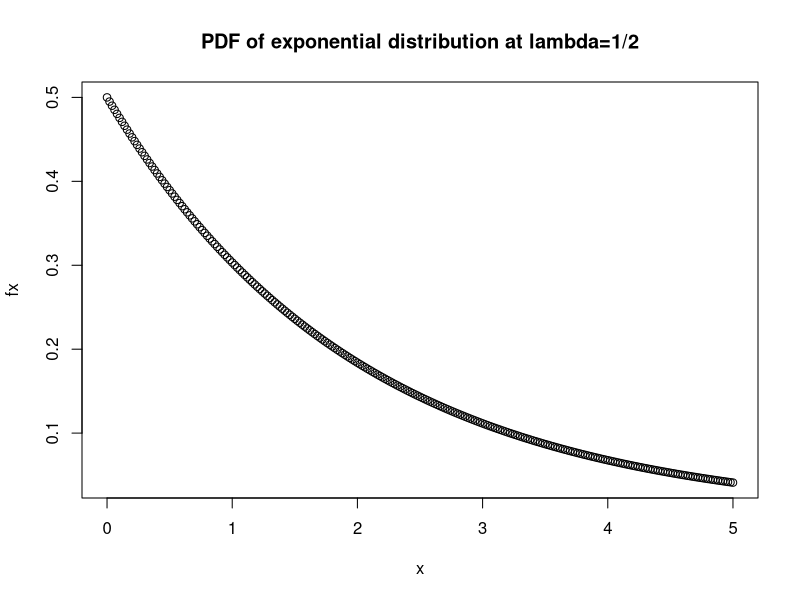
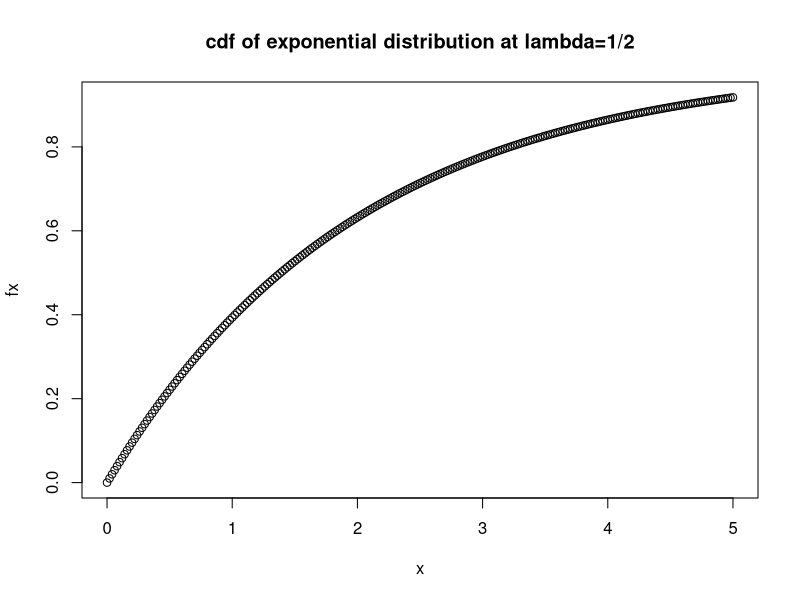
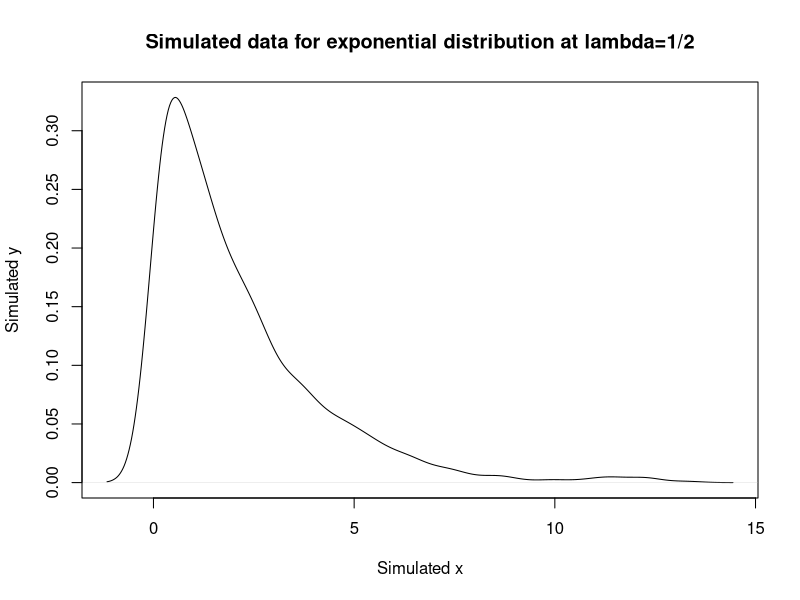
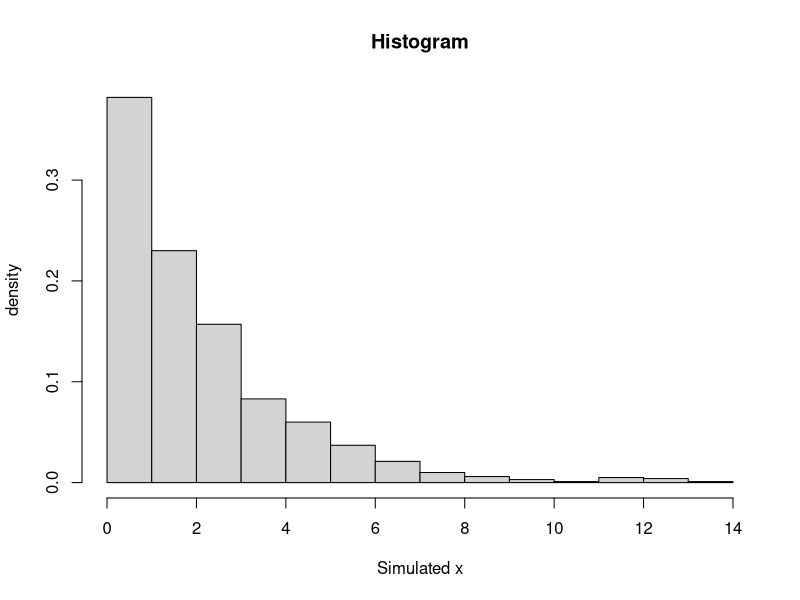

These charts were generated, in order, by the following R code:
"Samarjot Singh          Assignment 5"

# Q1
# (a)
punif(45, min=0, max=60, lower.tail=FALSE)

# (b)
punif(30, min=0, max=60) - punif(20, min=0, max=60)


# Q2
# (a)
a1 <- dexp(3, rate=1/2)
a1

# (b)
x <- seq(0, 5, by=0.02)
fx <- dexp(x, rate=1/2)
plot(x, fx, xlab="x", ylab="fx", main="PDF of exponential distribution at lambda=1/2")

# (c)
a2 <- pexp(3, rate=1/2)
a2

# (d)
x <- seq(0, 5, by=0.02)
fx <- pexp(x, rate=1/2)
plot(x, fx, xlab="x", ylab="fx", main="cdf of exponential distribution at lambda=1/2")

# (e)
n <- 1000
x_sim <- rexp(n, rate=1/2)
plot(density(x_sim), xlab="Simulated x", ylab="Simulated y", main="Simulated data for exponential distribution at lambda=1/2")

hist(x_sim, probability = TRUE, xlab="Simulated x", ylab="density", main="Histogram")


# Q3
alpha <- 2
beta <- 1/3

# (a)
pgamma(x, shape=alpha, scale=beta)
a1 <- pgamma(1, shape=alpha, scale=beta, lower.tail=FALSE)
a1

# (b)
a2 <- qgamma(0.70, shape=alpha, scale=beta)
a2